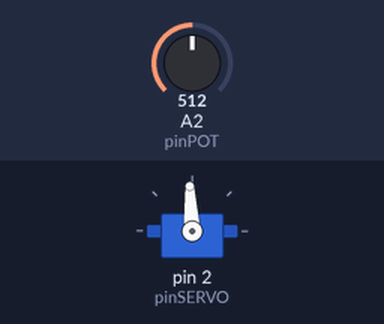
This sketch was run on a simulated Arduino Uno, built with avr-gcc and run on an emulated ATmega328P. Parts: servo. The test bench sets the inputs (shaded band); at power-on: A2 (pinPOT) = 512.

Above: at 1.2 s.
1.3 s: A2 (pinPOT) set to 716
At 2.5 s:
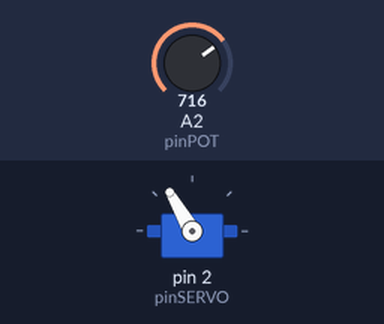
2.8 s: A2 (pinPOT) set to 900
At 3.6 s:
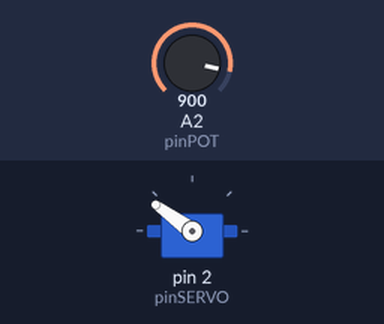
4.3 s: A2 (pinPOT) set to 1023
At 5.0 s:
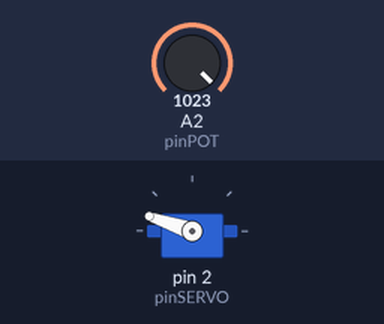
5.8 s: A2 (pinPOT) set to 306
At 7.0 s:
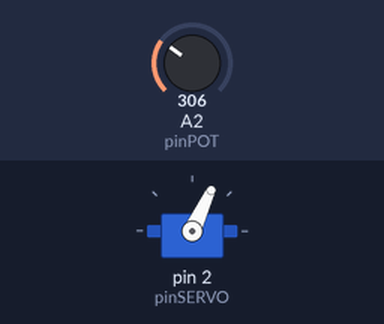
7.3 s: A2 (pinPOT) set to 122
At 8.5 s:
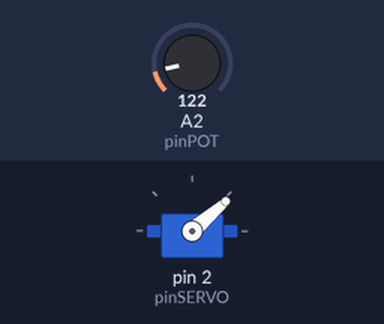
8.8 s: A2 (pinPOT) set to 511
At 9.4 s:
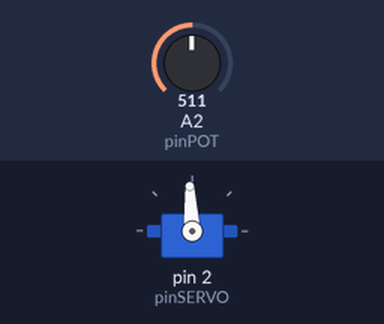
Timing chart, 0 to 11.3 s (numbered marks = the images above; inputs shaded):
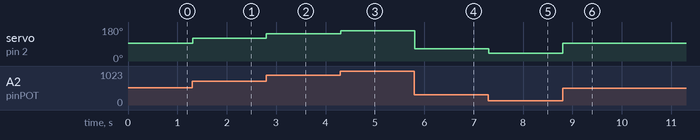

Measured:
- after the input at 1.3 s, servo on pin 2 (pinSERVO): 93° → 120° at once
- after the input at 2.8 s, servo on pin 2 (pinSERVO): 120° → 144° at once
- after the input at 4.3 s, servo on pin 2 (pinSERVO): 144° → 161° at once
- after the input at 5.8 s, servo on pin 2 (pinSERVO): 161° → 65° at once
- after the input at 7.3 s, servo on pin 2 (pinSERVO): 65° → 41° at once
- after the input at 8.8 s, servo on pin 2 (pinSERVO): 41° → 93° at once

The sketch:

NANO_CtrlServo_potentiometer.ino
```cpp
/*******************************************************************************
 *
 *                  Control de servomotor con potenciometro
 *
 *******************************************************************************
 * FileName:        INO_006.ino
 * Processor:       ATmega328
 * Complier:        Arduino v1.6.5
 * Author:          Pedro Sánchez (MrChunckuee)
 * Blog:            http://mrchunckuee.blogspot.com/
 * Email:           mrchunckuee.psr@gmail.com
 * Description:     Programa para controlar la posición de un servo VIGOR VS-2
 *                  con ayuda de un potenciometro
 *******************************************************************************
 * Rev.         Date            Comment
 *   v1.00      06/08/2016      Creación del firmware
 ******************************************************************************/
#include <Servo.h>
Servo myservo;
const int pinPOT = A2; // Pin del potenciometro
const int pinSERVO = 2; // Pin del servo (Esta en D2)
int pos = 0;    // Variable para la posicion del servo
int valPOT = 0; // Variable para el valor del ADC

void setup() {
  myservo.attach(pinSERVO);
}

void loop() {
  valPOT = analogRead(pinPOT); // Leemos el valor del ADC
  pos = map(valPOT, 0, 1023, 800, 2200); // Convertimos los valores del potenciometro a los del servo
  myservo.writeMicroseconds(pos); // Escribimos posicion
  delay(15); //Pequeño retardo antes de leer otro valor
}
```
